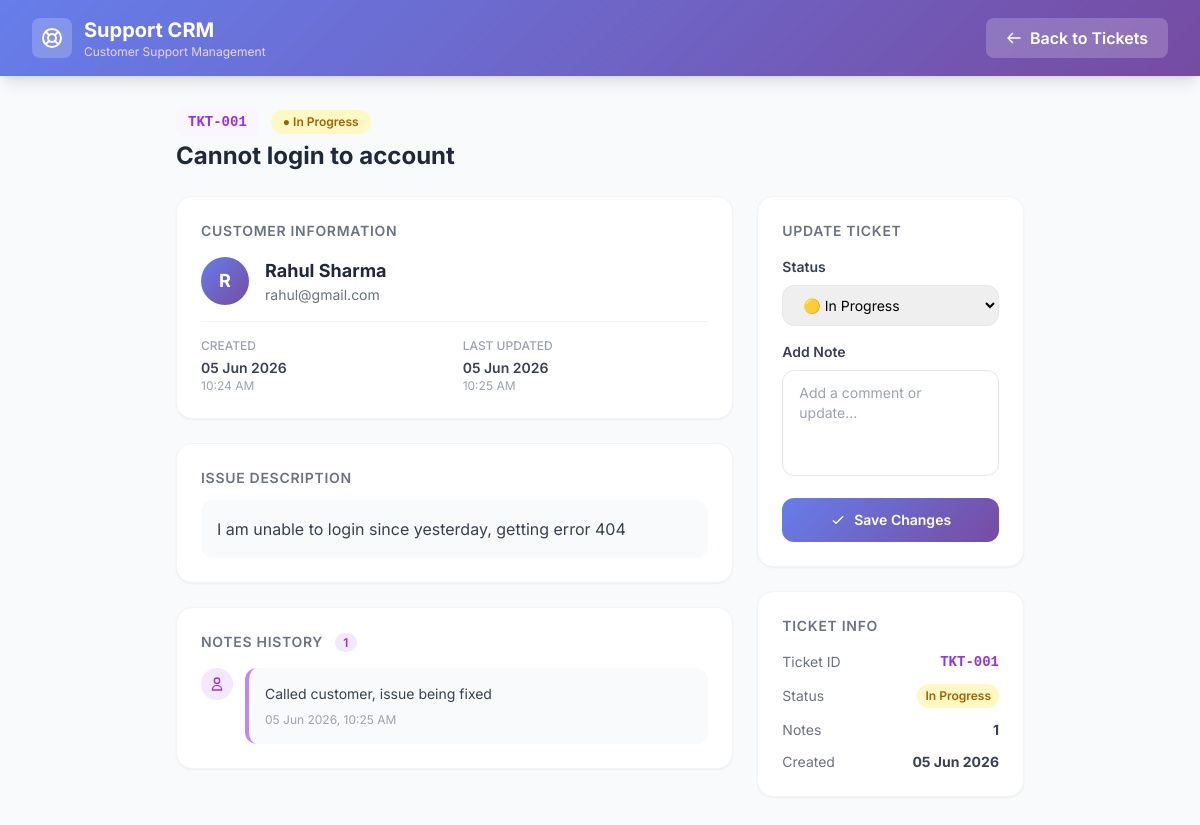
The page /ticket/TKT-001 on the database its author committed.
### models.py (models this page shows)
class Ticket(Base):
    __tablename__ = "tickets"
    id = Column(Integer, primary_key=True, index=True)
    ticket_id = Column(String, unique=True, index=True)
    customer_name = Column(String)
    customer_email = Column(String)
    subject = Column(String)
    description = Column(String)
    status = Column(String, default="Open")
    created_at = Column(DateTime, default=datetime.utcnow)
    updated_at = Column(DateTime, default=datetime.utcnow)
    notes = relationship("Note", back_populates="ticket")

class Note(Base):
    __tablename__ = "notes"
    id = Column(Integer, primary_key=True, index=True)
    ticket_id = Column(String, ForeignKey("tickets.ticket_id"))
    note_text = Column(String)
    created_at = Column(DateTime, default=datetime.utcnow)
    ticket = relationship("Ticket", back_populates="notes")

### main.py (the view)
@app.get("/ticket/{ticket_id}", response_class=HTMLResponse)
def ticket_detail(request: Request, ticket_id: str, db: Session = Depends(get_db)):
    ticket = db.query(models.Ticket).filter(models.Ticket.ticket_id == ticket_id).first()
    if not ticket:
        raise HTTPException(status_code=404, detail="Ticket not found")
    return templates.TemplateResponse("ticket_detail.html", {
        "request": request,
        "ticket": ticket
    })

### templates/ticket_detail.html (shortened to what this page needs)
<!DOCTYPE html>
<html lang="en">
<head>
    <script src="https://cdn.tailwindcss.com"></script>
</head>
<body class="bg-gray-50 min-h-screen">
    <nav class="gradient-bg text-white px-8 py-4 flex justify-between items-center shadow-lg">
        <div class="flex items-center gap-3">
            <div class="bg-white bg-opacity-20 p-2 rounded-lg">
                <svg class="w-6 h-6" fill="none" stroke="currentColor" viewBox="0 0 24 24">
                    <path stroke-linecap="round" stroke-linejoin="round" stroke-width="2" d="M18.364 5.636l-3.536 3.536m0 5.656l3.536 3.536M9.172 9.172L5.636 5.636m3.536 9.192l-3.536 3.536M21 12a9 9 0 11-18 0 9 9 0 0118 0zm-5 0a4 4 0 11-8 0 4 4 0 018 0z"/>
                </svg>
            </div>
            <div>
                <h1 class="text-xl font-bold">Support CRM</h1>
                <p class="text-xs text-purple-200">Customer Support Management</p>
            </div>
        </div>
        <a href="/" class="bg-white bg-opacity-20 text-white font-semibold px-5 py-2 rounded-lg hover:bg-opacity-30 transition flex items-center gap-2">
            <svg class="w-4 h-4" fill="none" stroke="currentColor" viewBox="0 0 24 24">
                <path stroke-linecap="round" stroke-linejoin="round" stroke-width="2" d="M10 19l-7-7m0 0l7-7m-7 7h18"/>
            </svg>
            Back to Tickets
        </a>
    </nav>
    <div class="max-w-4xl mx-auto px-6 py-8 space-y-6">
        <div class="flex items-center justify-between">
            <div>
                <div class="flex items-center gap-3 mb-1">
                    <span class="font-mono font-bold text-purple-600 bg-purple-50 px-3 py-1 rounded-lg text-sm">{{ ticket.ticket_id }}</span>
                    {% if ticket.status == "Open" %}
                        <span class="bg-green-100 text-green-700 px-3 py-1 rounded-full text-xs font-semibold">● Open</span>
                    {% elif ticket.status == "In Progress" %}
                        <span class="bg-yellow-100 text-yellow-700 px-3 py-1 rounded-full text-xs font-semibold">● In Progress</span>
                    {% else %}
                        <span class="bg-red-100 text-red-700 px-3 py-1 rounded-full text-xs font-semibold">● Closed</span>
                    {% endif %}
                </div>
                <h2 class="text-2xl font-bold text-gray-800">{{ ticket.subject }}</h2>
            </div>
        </div>
        <div class="grid grid-cols-1 md:grid-cols-3 gap-6">
            <div class="md:col-span-2 space-y-6">
                <div class="bg-white rounded-2xl shadow-sm border border-gray-100 p-6">
                    <h3 class="text-sm font-semibold text-gray-500 uppercase tracking-wider mb-4">Customer Information</h3>
                    <div class="flex items-center gap-4 mb-4">
                        <div class="w-12 h-12 rounded-full gradient-bg flex items-center justify-center text-white font-bold text-lg">
                            {{ ticket.customer_name[0].upper() }}
                        </div>
                        <div>
                            <p class="font-bold text-gray-800 text-lg">{{ ticket.customer_name }}</p>
                            <p class="text-gray-500 text-sm">{{ ticket.customer_email }}</p>
                        </div>
                    </div>
                    <div class="grid grid-cols-2 gap-4 mt-4 pt-4 border-t border-gray-100">
                        <div>
                            <p class="text-xs text-gray-400 uppercase font-medium">Created</p>
                            <p class="text-sm font-semibold text-gray-700 mt-1">{{ ticket.created_at.strftime('%d %b %Y') }}</p>
                            <p class="text-xs text-gray-400">{{ ticket.created_at.strftime('%I:%M %p') }}</p>
                        </div>
                        <div>
                            <p class="text-xs text-gray-400 uppercase font-medium">Last Updated</p>
                            <p class="text-sm font-semibold text-gray-700 mt-1">{{ ticket.updated_at.strftime('%d %b %Y') }}</p>
                            <p class="text-xs text-gray-400">{{ ticket.updated_at.strftime('%I:%M %p') }}</p>
                        </div>
                    </div>
                </div>
                <div class="bg-white rounded-2xl shadow-sm border border-gray-100 p-6">
                    <h3 class="text-sm font-semibold text-gray-500 uppercase tracking-wider mb-3">Issue Description</h3>
                    <p class="text-gray-700 leading-relaxed bg-gray-50 p-4 rounded-xl">{{ ticket.description }}</p>
                </div>
                <div class="bg-white rounded-2xl shadow-sm border border-gray-100 p-6">
                    <h3 class="text-sm font-semibold text-gray-500 uppercase tracking-wider mb-4">
                        Notes History
                        <span class="ml-2 bg-purple-100 text-purple-600 px-2 py-0.5 rounded-full text-xs">{{ ticket.notes|length }}</span>
                    </h3>
                    {% if ticket.notes %}
                        <div class="space-y-3">
                            {% for note in ticket.notes %}
                            <div class="flex gap-3">
                                <div class="w-8 h-8 rounded-full bg-purple-100 flex items-center justify-center shrink-0">
                                    <svg class="w-4 h-4 text-purple-600" fill="none" stroke="currentColor" viewBox="0 0 24 24">
                                        <path stroke-linecap="round" stroke-linejoin="round" stroke-width="2" d="M16 7a4 4 0 11-8 0 4 4 0 018 0zM12 14a7 7 0 00-7 7h14a7 7 0 00-7-7z"/>
                                    </svg>
                                </div>
                                <div class="flex-1 bg-gray-50 rounded-xl p-4 border-l-4 border-purple-400">
                                    <p class="text-gray-700 text-sm">{{ note.note_text }}</p>
                                    <p class="text-xs text-gray-400 mt-2">{{ note.created_at.strftime('%d %b %Y, %I:%M %p') }}</p>
                                </div>
                            </div>
                            {% endfor %}
                        </div>
                    {% endif %}
                </div>
            </div>
            <div class="space-y-6">
                <div class="bg-white rounded-2xl shadow-sm border border-gray-100 p-6">
                    <h3 class="text-sm font-semibold text-gray-500 uppercase tracking-wider mb-4">Update Ticket</h3>
                    <form action="/ticket/{{ ticket.ticket_id }}/update" method="POST" class="space-y-4">
                        <div>
                            <label class="block text-sm font-semibold text-gray-700 mb-2">Status</label>
                            <select name="status" class="w-full border border-gray-200 rounded-xl px-4 py-2.5 focus:outline-none focus:ring-2 focus:ring-purple-400 text-sm">
                                <option value="In Progress" {% if ticket.status == "In Progress" %}selected{% endif %}>🟡 In Progress</option>
                            </select>
                        </div>
                        <div>
                            <label class="block text-sm font-semibold text-gray-700 mb-2">Add Note</label>
                            <textarea
                                name="note_text"
                                rows="4"
                                placeholder="Add a comment or update..."
                                class="w-full border border-gray-200 rounded-xl px-4 py-3 focus:outline-none focus:ring-2 focus:ring-purple-400 text-sm resize-none"
                            ></textarea>
                        </div>
                        <button type="submit" class="w-full gradient-bg text-white font-semibold py-3 rounded-xl hover:opacity-90 transition text-sm flex items-center justify-center gap-2">
                            <svg class="w-4 h-4" fill="none" stroke="currentColor" viewBox="0 0 24 24">
                                <path stroke-linecap="round" stroke-linejoin="round" stroke-width="2" d="M5 13l4 4L19 7"/>
                            </svg>
                            Save Changes
                        </button>
                    </form>
                </div>
                <div class="bg-white rounded-2xl shadow-sm border border-gray-100 p-6">
                    <h3 class="text-sm font-semibold text-gray-500 uppercase tracking-wider mb-4">Ticket Info</h3>
                    <div class="space-y-3">
                        <div class="flex justify-between items-center">
                            <span class="text-sm text-gray-500">Ticket ID</span>
                            <span class="text-sm font-mono font-bold text-purple-600">{{ ticket.ticket_id }}</span>
                        </div>
                        <div class="flex justify-between items-center">
                            <span class="text-sm text-gray-500">Status</span>
                            {% if ticket.status == "Open" %}
                                <span class="text-xs bg-green-100 text-green-700 px-2 py-1 rounded-full font-semibold">Open</span>
                            {% elif ticket.status == "In Progress" %}
                                <span class="text-xs bg-yellow-100 text-yellow-700 px-2 py-1 rounded-full font-semibold">In Progress</span>
                            {% else %}
                                <span class="text-xs bg-red-100 text-red-700 px-2 py-1 rounded-full font-semibold">Closed</span>
                            {% endif %}
                        </div>
                        <div class="flex justify-between items-center">
                            <span class="text-sm text-gray-500">Notes</span>
                            <span class="text-sm font-bold text-gray-700">{{ ticket.notes|length }}</span>
                        </div>
                        <div class="flex justify-between items-center">
                            <span class="text-sm text-gray-500">Created</span>
                            <span class="text-sm font-bold text-gray-700">{{ ticket.created_at.strftime('%d %b %Y') }}</span>
                        </div>
                    </div>
                </div>
            </div>
        </div>
    </div>
</body>
</html>

### templates/ticket_detail.html (style rules this page uses)
body { font-family: 'Inter', sans-serif; }
.gradient-bg { background: linear-gradient(135deg, #667eea 0%, #764ba2 100%); }

### rows shown on the page
Ticket: ticket_id "TKT-001", subject "Cannot login to account", customer_name "R", customer_name "Rahul Sharma", customer_email "rahul@gmail.com", created_at "05 Jun 2026", created_at "10:24 AM", updated_at "05 Jun 2026", updated_at "10:25 AM", description "I am unable to login since yesterday, getting error 404", status "🟡 In Progress"
Note: note_text "Called customer, issue being fixed", created_at "05 Jun 2026, 10:25 AM"

### other values the page prints
{{ ticket.notes|length }} "1"
